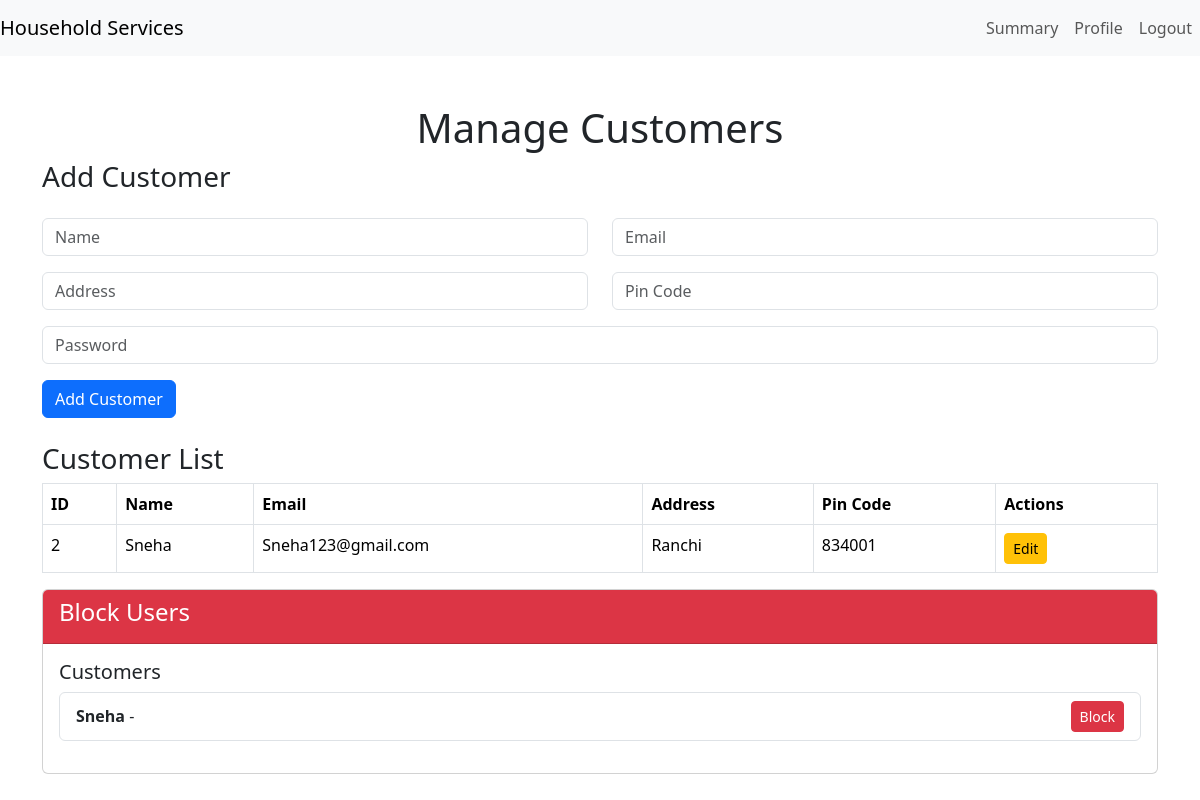
Page /admin/customers (signed in) on the earlier database version.
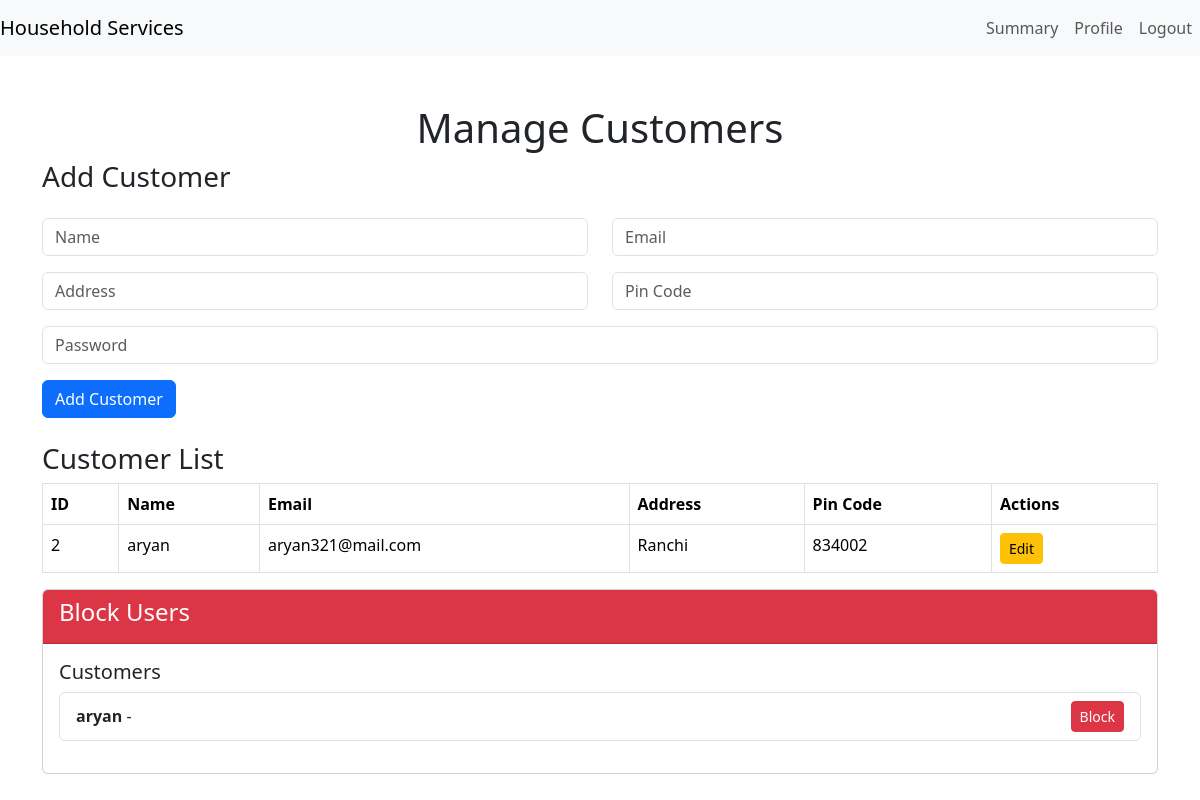
Same page on the later database version.
### models.py (models this page shows, shortened)
class Customer(db.Model):
    id = db.Column(db.Integer, primary_key=True)
    Email_id = db.Column(db.String(32), unique=True, nullable=False)
    passhash = db.Column(db.String(562), nullable=False)
    name = db.Column(db.String(32))
    address = db.Column(db.String(32))
    Pin_Code = db.Column(db.String(8))
    admin = db.Column(db.Boolean, default=False, nullable=False)
    role = db.Column(db.String(16), nullable=False, default='customer')

### routes.py (the view, shortened to what this page needs)
@app.route('/admin/customers', methods=['GET', 'POST'])
@auth_required
def manage_customers():
    user = Customer.query.get(session['user_id'])
    if not user or not user.admin:
        flash("You don't have permission to access this page.", "danger")
        return redirect(url_for('home'))
    customers = Customer.query.filter_by(admin=False).all()
    return render_template('manage_customer.html', user=user, customers=customers)

### routes.py (called while the page is built)
def auth_required(fnc):
    @wraps(fnc)  # Preserve the original function's metadata
    def inner(*args, **kwargs):
        if 'user_id' in session:
            return fnc(*args, **kwargs)
        if request.endpoint == 'Login' or request.endpoint == 'Register':
            return fnc(*args, **kwargs)
        flash('Please login to continue', 'warning')
        return redirect(url_for('Login'))
    return inner

### templates/manage_customer.html (shortened to what this page needs)
{% extends 'layout.html' %}
{% block content %}
<div class="container mt-5">
    <h1 class="text-center">Manage Customers</h1>
    <h3 class="mb-4">Add Customer</h3>
    <form method="POST" action="{{ url_for('manage_customers') }}" class="mb-4">
        <div class="row mb-3">
            <div class="col">
                <input type="text" class="form-control" name="name" placeholder="Name" required>
            </div>
            <div class="col">
                <input type="email" class="form-control" name="email" placeholder="Email" required>
            </div>
        </div>
        <div class="row mb-3">
            <div class="col">
                <input type="text" class="form-control" name="address" placeholder="Address">
            </div>
            <div class="col">
                <input type="text" class="form-control" name="pin_code" placeholder="Pin Code">
            </div>
        </div>
        <div class="row mb-3">
            <div class="col">
                <input type="password" class="form-control" name="password" placeholder="Password" required>
            </div>
        </div>
        <button type="submit" class="btn btn-primary">Add Customer</button>
    </form>
    <h3>Customer List</h3>
    <table class="table table-bordered">
        <thead>
            <tr>
                <th>ID</th>
                <th>Name</th>
                <th>Email</th>
                <th>Address</th>
                <th>Pin Code</th>
                <th>Actions</th>
            </tr>
        </thead>
        <tbody>
            {% for customer in customers %}
            <tr>
                <td>{{ customer.id }}</td>
                <td>{{ customer.name }}</td>
                <td>{{ customer.Email_id }}</td>
                <td>{{ customer.address }}</td>
                <td>{{ customer.Pin_Code }}</td>
                <td>
                    <a href="{{ url_for('edit_customer', customer_id=customer.id) }}" class="btn btn-warning btn-sm">Edit</a>
                </td>
            </tr>
            {% endfor %}
        </tbody>
    </table>
    <div class="card">
        <div class="card-header bg-danger text-white">
            <h4>Block Users</h4>
        </div>
        <div class="card-body">
            <h5>Customers</h5>
            <ul class="list-group mb-3">
                {% for customer in customers %}
                <li class="list-group-item d-flex justify-content-between align-items-center">
                    <div>
                        <strong>{{ customer.name }}</strong> -
                    </div>
                    <div>
                        {% if not customer.is_blocked %}
                        <form method="POST" action="{{ url_for('block_user', user_type='customer', user_id=customer.id) }}" class="d-inline">
                            <button type="submit" class="btn btn-danger btn-sm">Block</button>
                        </form>
                        {% else %}
                        <span class="badge bg-secondary">Blocked</span>
                        {% endif %}
                    </div>
                </li>
                {% endfor %}
            </ul>
        </div>
    </div>
</div>
{% endblock %}

Differences in the rows shown:
changed Customer "Ranchi": name "Sneha" → "aryan"; Email_id "Sneha123@gmail.com" → "aryan321@mail.com"; Pin_Code "834001" → "834002"
